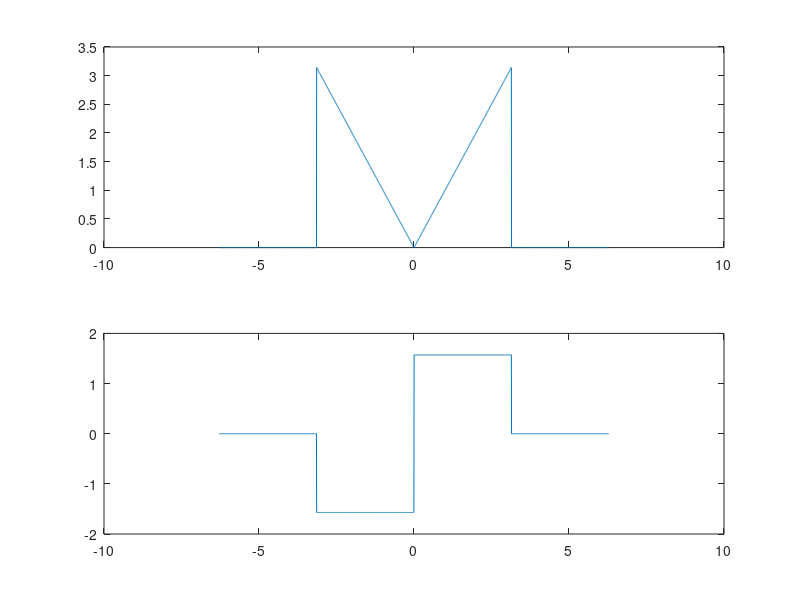

This figure's MATLAB source:

clear
clc

% total number of samples to be taken between 2pi and -2pi
N=2000;

% sampling period
T=1;

% cutoff freq
wc=pi;

% freq domain to sketch on
w=linspace(-2*pi,2*pi,N);

Hd=zeros(1,length(w));

for i=1:length(w)
    if abs(w(i)) < pi
        Hd(i)=j*w(i)/T;
    else
        Hd(i)=0;
    end
end

figure(1)
clf

subplot(211)
plot(w,abs(Hd));

subplot(212)
plot(w,angle(Hd));

return 
